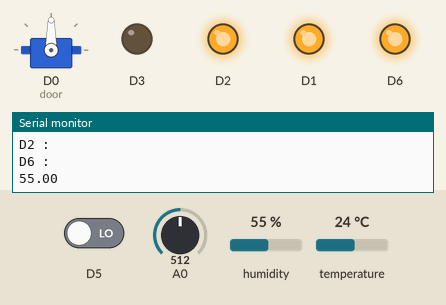
Simulated run of this sketch. Board: ESP8266 (NodeMCU). On the bench: servo, output pins drawn as LEDs (lit = HIGH), the last lines printed to the serial monitor. Dashed ring = blinking. The inputs (shaded band) are chosen by the test bench; at power-on: A0 = 512, D5 LOW, humidity 55 %, temperature 24 °C. WiFi joins after 1.5 s; servers stay silent unless stated; uploads are accepted with an empty reply; pins used as bus, display or sensor lines are not drawn.

Above: at 2.7 s.
2.8 s: A0 set to 104
5.1 s: A0 set to 91
At 5.8 s:
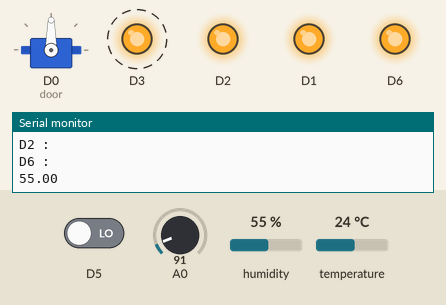
11.6 s: A0 set to 110
13.6 s: D5 driven HIGH
At 16.1 s:
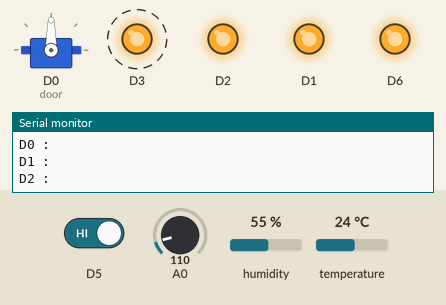
21.2 s: D5 driven LOW
At 22.4 s:
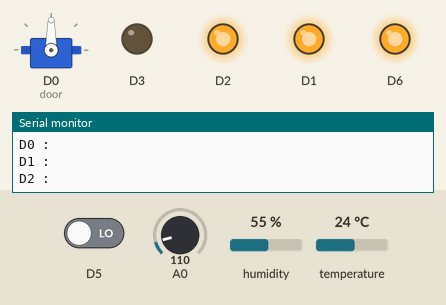
Timing chart, 0 to 24.2 s (numbered marks = the images above; inputs shaded):
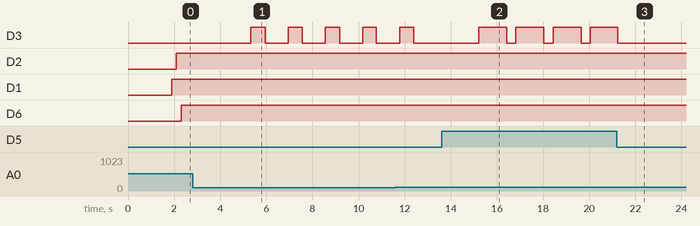

Measured:
- the behaviour switches between 100 and 99 on A0 (found by bisection; images 0 and 1)
- after the input at 5.1 s, D3: alternates HIGH for 0.61 s and LOW for 1.0 s, starting after 0.23 s
- after the input at 13.6 s, D3: alternates HIGH for 1.2 s and LOW for 0.40 s, starting after 1.6 s
- after the input at 21.2 s, D3: goes on until 21.2 s, then stays LOW

The sketch:

access_point.ino
```cpp
#include <ESP8266WiFi.h>
#include <ESP8266HTTPClient.h>
#include <WiFiClient.h>
#include <Servo.h>
#include <DHT.h>

#define DHTPIN D8
#define DHTTYPE DHT11

//const char* ssid = "JioFiber-tfy84";
//const char* password = "humdohumaredo";
const char* ssid = "The Inter";
const char* password = "00100011";

const String host = "http://192.168.16.219:8080/_01/Service?s=";

Servo door;
DHT dht(DHTPIN, DHTTYPE);

HTTPClient http;
WiFiClient wificlient;

void setup() {
  Serial.begin(9600);

  pinMode(16, OUTPUT);
  pinMode(5, OUTPUT);
  pinMode(D2,OUTPUT);
  pinMode(D6,OUTPUT);

  pinMode(D3, OUTPUT);
  pinMode(A0, INPUT);

  pinMode(D5,INPUT);
  pinMode(D4,INPUT);

  door.attach(D0);
  dht.begin();
  Serial.print("Connecting to ");
  Serial.println(ssid);
  WiFi.mode(WIFI_STA);
  WiFi.begin(ssid, password);

  while (WiFi.status() != WL_CONNECTED) {
    delay(500);
    Serial.print(".");
  }

  Serial.println("");
  Serial.println("WiFi connected");
  Serial.println("IP address: ");
  Serial.println(WiFi.localIP());
}

void loop() {
  toggleLight1();
  toggleLight2();
  toggleLight3();
  toggleLight4();
  security();
  sendTemp();
  fireSense();
}

void sendTemp() {
  float h = dht.readHumidity();
  float t = dht.readTemperature();
  String url = "http://192.168.16.219:8080/_01/value?temp=" + String(t) + "&humd=" + String(h);
  Serial.println(h);
  http.begin(wificlient, url);
  http.GET();
}

void fireSense(){
  int data = digitalRead(D5);
  //    Serial.println(data);
  String url = host + "D5";
  http.begin(wificlient, url);
  http.GET();
  int state = http.getString().toInt();
  if (data == 1||state==1) {
    digitalWrite(D3, HIGH);
    if (state == 0) {
      String url = "http://192.168.16.219:8080/_01/toggle?t=D5";
      http.begin(wificlient, url);
      http.GET();
    }
    return;
  }
  digitalWrite(0, LOW);
}


void security() {
  int data = analogRead(A0);
  //    Serial.println(data);
  String url = host + "A0";
  http.begin(wificlient, url);
  http.GET();
  int state = http.getString().toInt();
  if (data < 100 || state == 1) {
    digitalWrite(D3, HIGH);
    if (state == 0) {
      String url = "http://192.168.16.219:8080/_01/toggle?t=A0";
      http.begin(wificlient, url);
      http.GET();
    }
    return;
  }
  digitalWrite(0, LOW);
}

void toggleLight1() {
  String url = host + "D0";
  http.begin(wificlient, url);
  http.GET();
  Serial.println("D0 : " + http.getString());
  if (http.getString() == "0") {
    digitalWrite(16, LOW);
  } else {
    digitalWrite(16, HIGH);
  }
}
void toggleLight2() {
  String url = host + "D1";
  http.begin(wificlient, url);
  http.GET();
  Serial.println("D1 : " + http.getString());
  if (http.getString() == "0") {
    digitalWrite(5, LOW);
  } else {
    digitalWrite(5, HIGH);
  }
}void toggleLight3() {
  String url = host + "D2";
  http.begin(wificlient, url);
  http.GET();
  Serial.println("D2 : " + http.getString());
  if (http.getString() == "0") {
    digitalWrite(D2, LOW);
  } else {
    digitalWrite(D2, HIGH);
  }
}void toggleLight4() {
  String url = host + "D6";
  http.begin(wificlient, url);
  http.GET();
  Serial.println("D6 : " + http.getString());
  if (http.getString() == "0") {
    digitalWrite(D6, LOW);
  } else {
    digitalWrite(D6, HIGH);
  }
}
```
